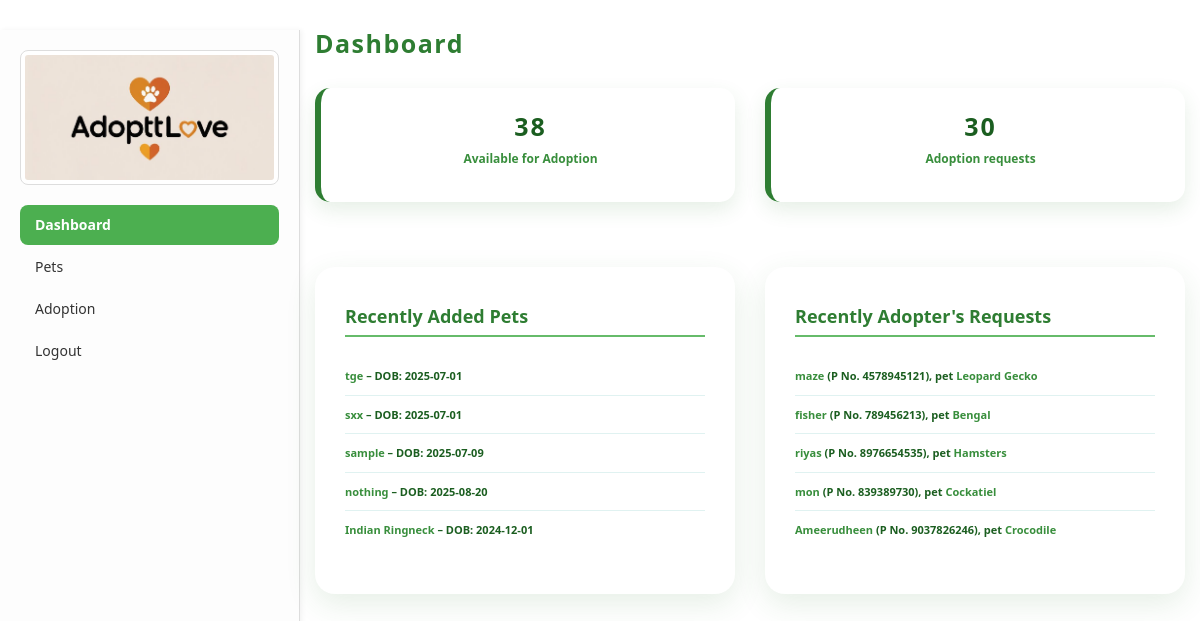
/dashboard.php (signed in), run on the app's committed database.
### tables this page shows
CREATE TABLE IF NOT EXISTS `pets` (
  `p_id` int NOT NULL AUTO_INCREMENT,
  `p_tittle` varchar(200) NOT NULL,
  `p_description` varchar(200) NOT NULL,
  `p_imagename` varchar(200) NOT NULL,
  `cat_id` int NOT NULL,
  `p_date_of_birth` date NOT NULL,
  `p_status` int NOT NULL,
  `p_createdBy` varchar(200) NOT NULL,
  `p_createdDate` timestamp NOT NULL DEFAULT CURRENT_TIMESTAMP,
  `p_updatedBy` varchar(200) NOT NULL,
  `p_updatedDate` timestamp NOT NULL DEFAULT CURRENT_TIMESTAMP,
  PRIMARY KEY (`p_id`)
);

CREATE TABLE IF NOT EXISTS `adoption` (
  `a_id` int NOT NULL AUTO_INCREMENT,
  `a_name` varchar(200) NOT NULL,
  `a_address` text NOT NULL,
  `a_pn` varchar(50) NOT NULL,
  `a_email` varchar(200) NOT NULL,
  `pet_id` int NOT NULL,
  `a_petName` varchar(200) NOT NULL,
  `a_comment` text NOT NULL,
  `a_status` int NOT NULL,
  `a_createdBy` varchar(200) NOT NULL,
  `a_createdDate` timestamp(6) NOT NULL DEFAULT CURRENT_TIMESTAMP(6),
  `a_updatedBy` varchar(200) NOT NULL,
  `a_updatedDate` timestamp(6) NOT NULL DEFAULT CURRENT_TIMESTAMP(6),
  PRIMARY KEY (`a_id`)
);

### dashboard.php (the view, shortened to what this page needs)
<?php
$conn = new mysqli("localhost", "root", "", "adoptlove");
$totalAdoptions = $conn->query("SELECT COUNT(*) AS total FROM adoption")->fetch_assoc()['total'];
$availablePets = $conn->query("SELECT COUNT(*) AS available FROM pets WHERE p_status = 1")->fetch_assoc()['available'];
?>
<!DOCTYPE html>
<html lang="en">
<head>
  <link rel="stylesheet" href="./js/dashboard/bootstrap.min.css">
</head>
<body>
<div class="container-fluid">
  <div class="row content">
    <?php include 'header.php'; ?>
    <div class="col-sm-9">
      <div class="dashboard-header">
        <h2>Dashboard</h2>
      </div>
      <div class="row">
        <div class="col-sm-6">
          <div class="stat-box" onclick="location.href='pets.php';">
            <h4><?php echo $availablePets; ?></h4>
            <p>Available for Adoption</p>
          </div>
        </div>
        <div class="col-sm-6">
          <div class="stat-box" onclick="location.href='adoption.php';">
            <h4><?php echo $totalAdoptions; ?></h4>
            <p>Adoption requests</p>
          </div>
        </div>
      </div>
      <div class="row">
        <div class="col-md-6">
          <div class="dashboard-card">
            <h4>Recently Added Pets</h4>
            <ul>
              <?php
              $recentPets = $conn->query("SELECT p_tittle, p_date_of_birth FROM pets ORDER BY p_id DESC LIMIT 5");
              while ($pet = $recentPets->fetch_assoc()) {
                echo "<li><strong>{$pet['p_tittle']}</strong> – DOB: {$pet['p_date_of_birth']}</li>";
              }
              ?>
            </ul>
          </div>
        </div>
        <div class="col-md-6">
          <div class="dashboard-card">
            <h4>Recently Adopter's Requests</h4>
            <ul>
              <?php
              $recentAdopters = $conn->query("SELECT a_name, a_pn, a_petName FROM adoption ORDER BY a_id DESC LIMIT 5");
              if ($recentAdopters && $recentAdopters->num_rows > 0) {
                while ($adopter = $recentAdopters->fetch_assoc()) {
                  echo "<li><strong>{$adopter['a_name']}</strong> (P No. {$adopter['a_pn']}), pet <strong>{$adopter['a_petName']}</strong></li>";
                }
              } else {
                echo "<li>No recent adoption records found.</li>";
              }
              ?>
            </ul>
          </div>
        </div>
      </div>
    </div>
  </div>
</div>
</body>
</html>

### dashboard.php (style rules this page uses)
body { background-color: #ffffff; color: #1b5e20; font-family: 'Segoe UI', Tahoma, Geneva, Verdana, sans-serif; margin: 0; padding: 0; min-height: 100vh; }
.container-fluid { padding-top: 30px; }
.row.content { min-height: 80vh; }
.dashboard-header { display: flex; justify-content: space-between; align-items: center; margin-bottom: 30px; }
.dashboard-header h2 { color: #2e7d32; font-weight: 700; font-size: 2.5rem; letter-spacing: 1.5px; margin: 0; }
.row > .col-sm-6 { margin-bottom: 25px; }
.stat-box { background: #ffffff; border-left: 6px solid #2e7d32; padding: 25px 20px 25px 25px; border-radius: 15px; box-shadow: 0 8px 20px rgba(46, 125, 50, 0.12); transition: transform 0.3s ease, box-shadow 0.3s ease; cursor: pointer; }
.stat-box h4 { font-size: 2.5rem; margin: 0; color: #1b5e20; font-weight: 700; letter-spacing: 2px; text-align: center; user-select: none; }
.stat-box p { margin-top: 10px; font-size: 1.2rem; font-weight: 600; text-align: center; color: #388e3c; user-select: none; }
.dashboard-card { background: #ffffff; padding: 30px 30px 35px 30px; border-radius: 20px; box-shadow: 0 10px 30px rgba(46, 125, 50, 0.12); margin-top: 40px; color: #1b5e20; font-weight: 600; }
.dashboard-card h4 { margin-bottom: 20px; font-size: 1.8rem; color: #2e7d32; font-weight: 700; border-bottom: 2px solid #66bb6a; padding-bottom: 8px; }
.dashboard-card ul { list-style-type: none; padding-left: 0; font-size: 1.1rem; line-height: 1.6; color: #1b5e20; }
.dashboard-card ul li { padding: 10px 0; border-bottom: 1px solid #e0f2f1; }
.dashboard-card ul li:last-child { border-bottom: none; }
.dashboard-card ul li strong { color: #388e3c; }

### data on the page
pets: p_tittle "tge", p_date_of_birth "2025-07-01"
pets: p_tittle "sxx", p_date_of_birth "2025-07-01"
pets: p_tittle "sample", p_date_of_birth "2025-07-09"
pets: p_tittle "nothing", p_date_of_birth "2025-08-20"
pets: p_tittle "Indian Ringneck", p_date_of_birth "2024-12-01"
adoption: a_name "maze", a_pn "4578945121", a_petName "Leopard Gecko"
adoption: a_name "fisher", a_pn "789456213", a_petName "Bengal"
adoption: a_name "riyas", a_pn "8976654535", a_petName "Hamsters"
adoption: a_name "mon", a_pn "839389730", a_petName "Cockatiel"
adoption: a_name "Ameerudheen", a_pn "9037826246", a_petName "Crocodile"

### other printed values
$availablePets "38"
$totalAdoptions "30"
